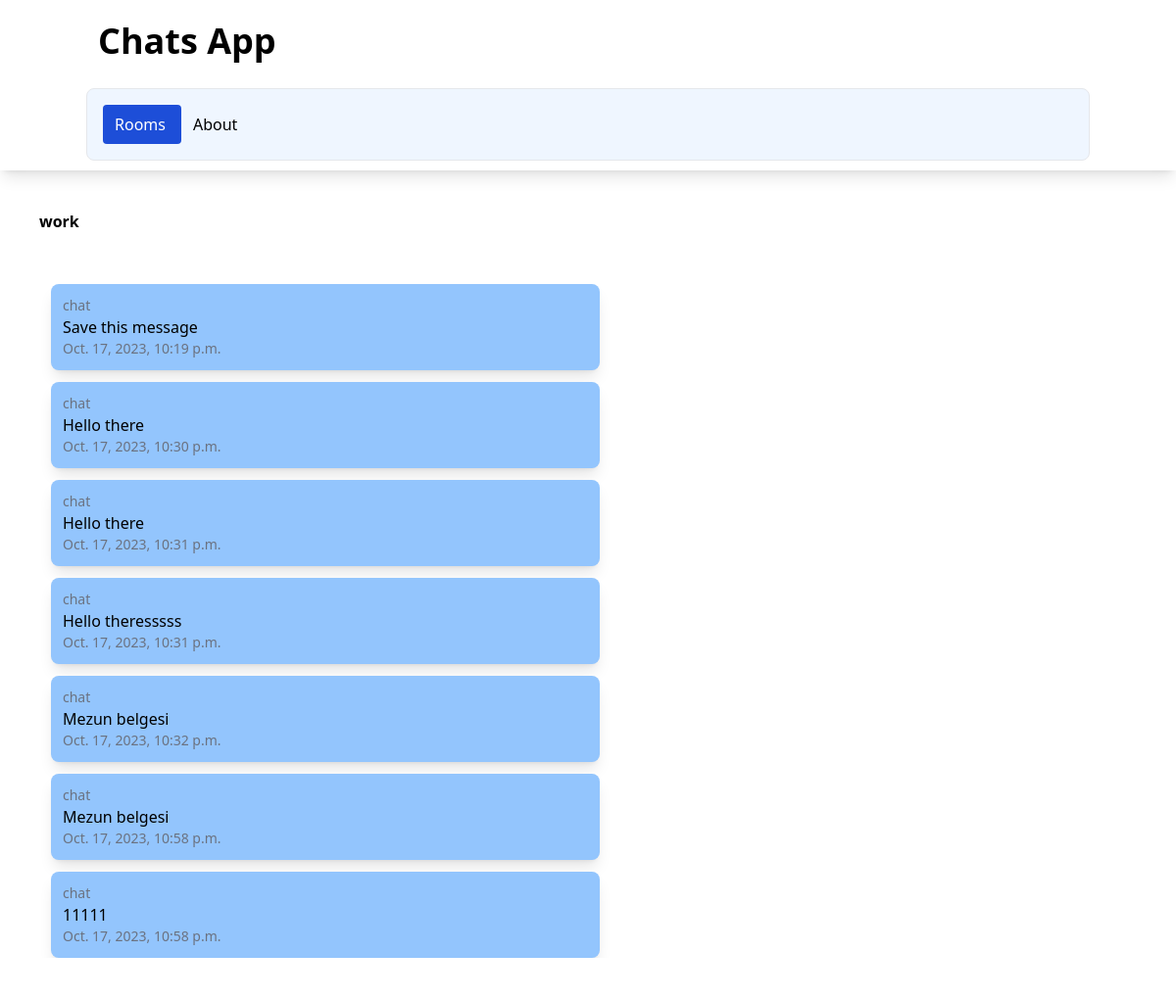
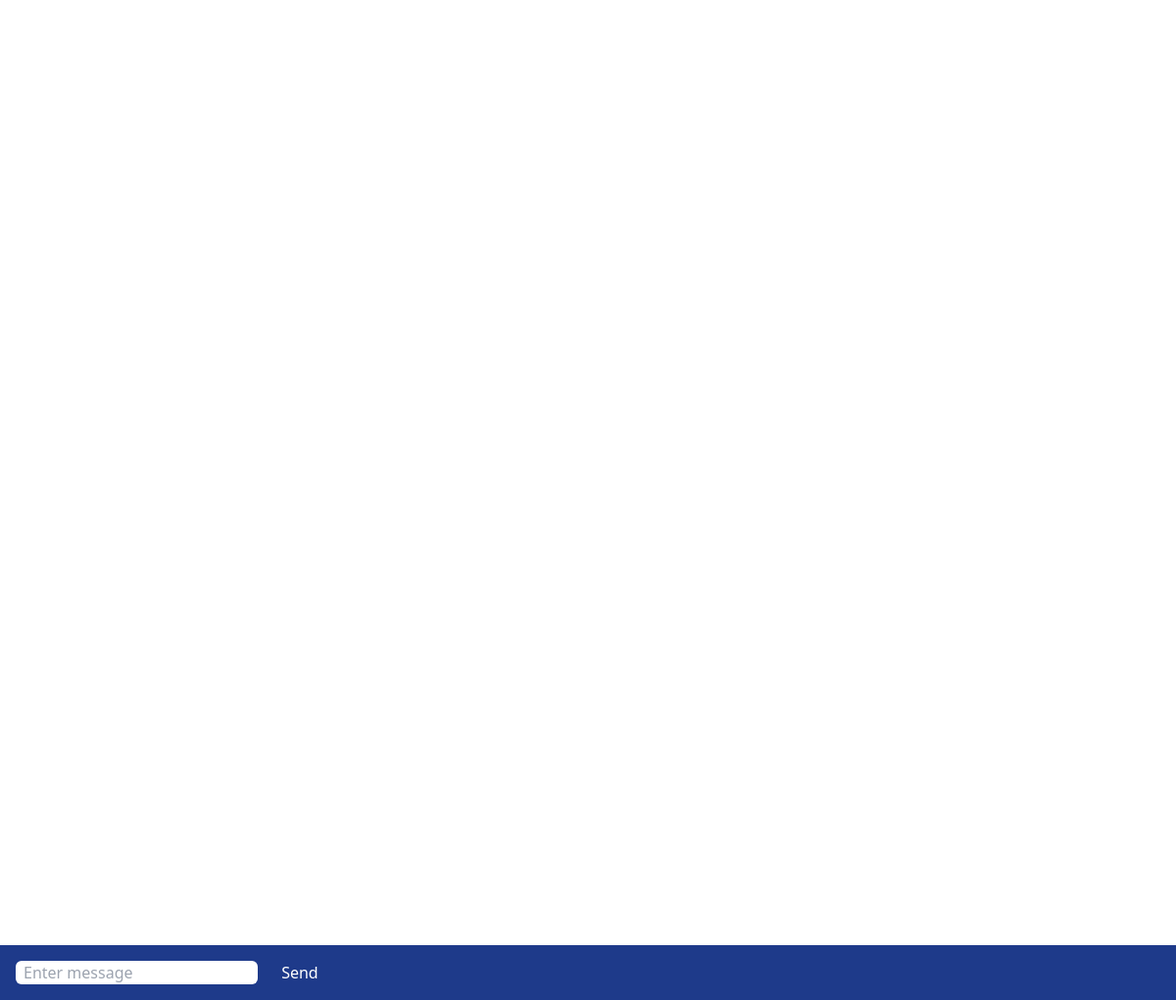
Page /rooms/work/ on the committed database (2 pictures, top to bottom).
### chatapp/models.py (models this page shows, shortened)
class ChatRoom(models.Model):
    name = models.CharField(max_length=100)
    slug = models.SlugField(unique=True)

class ChatMessage(models.Model):
    user = models.ForeignKey(User, on_delete=models.CASCADE)
    room = models.ForeignKey(ChatRoom, on_delete=models.CASCADE)
    message_content = models.TextField()
    date = models.DateTimeField(auto_now=True)
    class Meta:
        ordering=('date',)

### chatapp/views.py (the view)
# urls.py: path('<slug:slug>/', views.chatroom, name='chatroom')
def chatroom(request, slug):
    chatroom = ChatRoom.objects.get(slug=slug)
    messages = ChatMessage.objects.filter(room=chatroom)[0:30]
    return render(request, 'chatapp/room.html', {
        'chatroom':chatroom,
        'messages':messages})

### chatapp/templates/chatapp/room.html (shortened to what this page needs)
{% extends 'chatapp/base.html' %}
{% block body %}
<div class="m-10 font-bold">
{{ chatroom.name }}
</div>
<div class="message-container m-10 overflow-auto h-[700px]" id="message-container">
<div id="chat-messages">
    {% for message in messages %}
    <div class="message shadow-lg p-3 m-3 rounded-lg w-1/2 bg-blue-300">
        <div class="text-sm text-gray-500">
            {{ message.user.username }}
        </div>
            {{ message.message_content }}
        <div class="text-sm text-gray-500">
            {{ message.date}}
        </div>
    </div>
    {% endfor %}
</div>
</div>
<div class="form-container fixed inset-x-0 bottom-0 bg-blue-900 p-4">
<form method="post">
    <input class="rounded-md px-2" id="message-input" type="text" name="message" placeholder="Enter message">
    <button class="text-white ml-5" id="send-button" type="submit">Send</button>
</form>
</div>
{% endblock %}

### chatapp/templates/chatapp/base.html (shortened to what this page needs)
<!DOCTYPE html>
<html lang="en">
<head>
    <script src="https://cdn.tailwindcss.com"></script>
</head>
<body>
    <nav class="shadow-lg px-3 py-2.5">
        <div class="container flex flex-wrap justify-between mx-auto">
            <a class="flex items-center" href="">
                <span class="self-center text-4xl font-semibold">Chats App</span>
            </a>
            <div class="w-full block w-auto">
                <ul class="flex flex-row p-4 mt-4 border rounded-lg border-grau-100 bg-blue-50">
                    <li>
                        <a class="block py-2 pl-3 pr-4 rounded bg-blue-700 text-white" href="">Rooms</a>
                    </li>
                    <li>
                        <a class="block py-2 pl-3 pr-4 rounded " href="">About</a>
                    </li>
                </ul>
            </div>
        </div>
    </nav>
    {% block body %}
    {% endblock %}
</body>
</html>

### rows in the picture
ChatRoom: name "work"
ChatMessage: user.username "chat", message_content "Save this message", date "Oct. 17, 2023, 10:19 p.m."
ChatMessage: user.username "chat", message_content "Hello there", date "Oct. 17, 2023, 10:30 p.m."
ChatMessage: user.username "chat", message_content "Hello there", date "Oct. 17, 2023, 10:31 p.m."
ChatMessage: user.username "chat", message_content "Hello theresssss", date "Oct. 17, 2023, 10:31 p.m."
ChatMessage: user.username "chat", message_content "Mezun belgesi", date "Oct. 17, 2023, 10:32 p.m."
ChatMessage: user.username "chat", message_content "Mezun belgesi", date "Oct. 17, 2023, 10:58 p.m."
ChatMessage: user.username "chat", message_content "11111", date "Oct. 17, 2023, 10:58 p.m."
